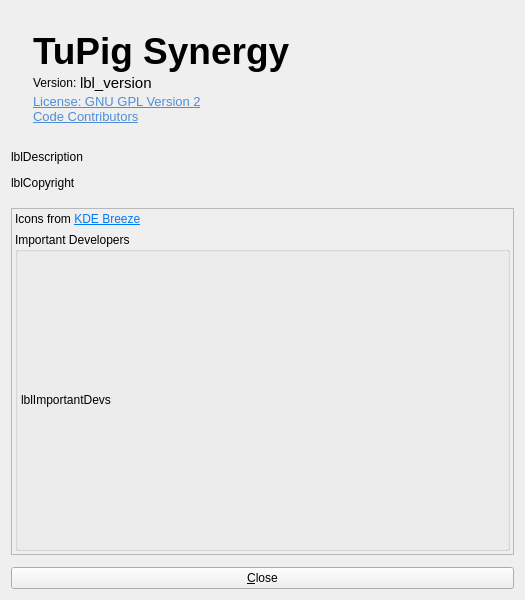
<?xml version="1.0" encoding="UTF-8"?>
<ui version="4.0">
 <class>AboutDialog</class>
 <widget class="QDialog" name="AboutDialog">
  <property name="windowModality">
   <enum>Qt::WindowModality::ApplicationModal</enum>
  </property>
  <property name="geometry">
   <rect>
    <x>0</x>
    <y>0</y>
    <width>525</width>
    <height>600</height>
   </rect>
  </property>
  <property name="sizePolicy">
   <sizepolicy hsizetype="Preferred" vsizetype="Preferred">
    <horstretch>0</horstretch>
    <verstretch>0</verstretch>
   </sizepolicy>
  </property>
  <property name="windowTitle">
   <string>About %1</string>
  </property>
  <property name="windowIcon">
   <iconset theme="help-about"/>
  </property>
  <property name="modal">
   <bool>true</bool>
  </property>
  <layout class="QVBoxLayout" name="verticalLayout">
   <property name="spacing">
    <number>12</number>
   </property>
   <item>
    <widget class="QWidget" name="frameLogo" native="true">
     <property name="sizePolicy">
      <sizepolicy hsizetype="Preferred" vsizetype="Fixed">
       <horstretch>0</horstretch>
       <verstretch>0</verstretch>
      </sizepolicy>
     </property>
     <layout class="QGridLayout" name="gridLayout">
      <property name="verticalSpacing">
       <number>0</number>
      </property>
      <item row="4" column="1">
       <widget class="QLabel" name="linkGpl">
        <property name="sizePolicy">
         <sizepolicy hsizetype="Preferred" vsizetype="Fixed">
          <horstretch>0</horstretch>
          <verstretch>0</verstretch>
         </sizepolicy>
        </property>
        <property name="text">
         <string>&lt;!DOCTYPE HTML PUBLIC &quot;-//W3C//DTD HTML 4.0//EN&quot; &quot;http://www.w3.org/TR/REC-html40/strict.dtd&quot;&gt;
&lt;html&gt;&lt;head&gt;&lt;meta name=&quot;qrichtext&quot; content=&quot;1&quot; /&gt;&lt;style type=&quot;text/css&quot;&gt;
p, li { white-space: pre-wrap; }
&lt;/style&gt;&lt;/head&gt;&lt;body style=&quot; font-family:'Ubuntu'; font-size:10pt; font-weight:400; font-style:normal;&quot;&gt;
&lt;p style=&quot; margin-top:0px; margin-bottom:0px; margin-left:0px; margin-right:0px; -qt-block-indent:0; text-indent:0px;&quot;&gt;&lt;a href=&quot;https://www.gnu.org/licenses/old-licenses/gpl-2.0.html&quot;&gt;&lt;span style=&quot; text-decoration: underline; color:#508ed8;&quot;&gt;License: GNU GPL Version 2&lt;/a&gt;&lt;/span&gt;&lt;/p&gt;&lt;/body&gt;&lt;/html&gt;</string>
        </property>
        <property name="openExternalLinks">
         <bool>true</bool>
        </property>
       </widget>
      </item>
      <item row="6" column="1">
       <spacer name="verticalSpacer">
        <property name="orientation">
         <enum>Qt::Orientation::Vertical</enum>
        </property>
        <property name="sizeHint" stdset="0">
         <size>
          <width>20</width>
          <height>5</height>
         </size>
        </property>
       </spacer>
      </item>
      <item row="0" column="1">
       <spacer name="verticalSpacer_3">
        <property name="orientation">
         <enum>Qt::Orientation::Vertical</enum>
        </property>
        <property name="sizeHint" stdset="0">
         <size>
          <width>20</width>
          <height>10</height>
         </size>
        </property>
       </spacer>
      </item>
      <item row="1" column="1">
       <widget class="QLabel" name="lblName">
        <property name="sizePolicy">
         <sizepolicy hsizetype="Preferred" vsizetype="Fixed">
          <horstretch>0</horstretch>
          <verstretch>0</verstretch>
         </sizepolicy>
        </property>
        <property name="font">
         <font>
          <pointsize>28</pointsize>
          <bold>true</bold>
         </font>
        </property>
        <property name="text">
         <string notr="true">TuPig Synergy</string>
        </property>
        <property name="scaledContents">
         <bool>false</bool>
        </property>
        <property name="alignment">
         <set>Qt::AlignmentFlag::AlignBottom|Qt::AlignmentFlag::AlignLeading|Qt::AlignmentFlag::AlignLeft</set>
        </property>
        <property name="indent">
         <number>0</number>
        </property>
        <property name="program_name" stdset="0">
         <bool>false</bool>
        </property>
       </widget>
      </item>
      <item row="0" column="0" rowspan="9">
       <widget class="QLabel" name="lblIcon">
        <property name="sizePolicy">
         <sizepolicy hsizetype="Preferred" vsizetype="Fixed">
          <horstretch>0</horstretch>
          <verstretch>0</verstretch>
         </sizepolicy>
        </property>
        <property name="autoFillBackground">
         <bool>false</bool>
        </property>
       </widget>
      </item>
      <item row="3" column="1">
       <widget class="QWidget" name="widget_2" native="true">
        <property name="sizePolicy">
         <sizepolicy hsizetype="Preferred" vsizetype="Fixed">
          <horstretch>0</horstretch>
          <verstretch>0</verstretch>
         </sizepolicy>
        </property>
        <layout class="QHBoxLayout" name="horizontalLayout">
         <property name="spacing">
          <number>0</number>
         </property>
         <property name="leftMargin">
          <number>0</number>
         </property>
         <property name="topMargin">
          <number>0</number>
         </property>
         <property name="rightMargin">
          <number>0</number>
         </property>
         <property name="bottomMargin">
          <number>0</number>
         </property>
         <item>
          <widget class="QLabel" name="label">
           <property name="sizePolicy">
            <sizepolicy hsizetype="Maximum" vsizetype="Fixed">
             <horstretch>0</horstretch>
             <verstretch>0</verstretch>
            </sizepolicy>
           </property>
           <property name="text">
            <string>Version: </string>
           </property>
           <property name="alignment">
            <set>Qt::AlignmentFlag::AlignLeading|Qt::AlignmentFlag::AlignLeft|Qt::AlignmentFlag::AlignVCenter</set>
           </property>
           <property name="indent">
            <number>0</number>
           </property>
          </widget>
         </item>
         <item>
          <widget class="QLabel" name="lblVersion">
           <property name="sizePolicy">
            <sizepolicy hsizetype="Maximum" vsizetype="Fixed">
             <horstretch>0</horstretch>
             <verstretch>0</verstretch>
            </sizepolicy>
           </property>
           <property name="font">
            <font>
             <pointsize>11</pointsize>
            </font>
           </property>
           <property name="text">
            <string notr="true">lbl_version</string>
           </property>
           <property name="alignment">
            <set>Qt::AlignmentFlag::AlignLeading|Qt::AlignmentFlag::AlignLeft|Qt::AlignmentFlag::AlignVCenter</set>
           </property>
           <property name="smaller_text" stdset="0">
            <bool>true</bool>
           </property>
          </widget>
         </item>
         <item>
          <widget class="QPushButton" name="btnCopyVersion">
           <property name="sizePolicy">
            <sizepolicy hsizetype="Fixed" vsizetype="Fixed">
             <horstretch>0</horstretch>
             <verstretch>0</verstretch>
            </sizepolicy>
           </property>
           <property name="maximumSize">
            <size>
             <width>32</width>
             <height>16777215</height>
            </size>
           </property>
           <property name="toolTip">
            <string>Copy version info</string>
           </property>
           <property name="icon">
            <iconset>
             <normaloff>:/icons/64x64/copy-dark.png</normaloff>:/icons/64x64/copy-dark.png</iconset>
           </property>
           <property name="flat">
            <bool>true</bool>
           </property>
          </widget>
         </item>
         <item>
          <spacer name="horizontalSpacer">
           <property name="sizePolicy">
            <sizepolicy hsizetype="Minimum" vsizetype="Minimum">
             <horstretch>0</horstretch>
             <verstretch>0</verstretch>
            </sizepolicy>
           </property>
           <property name="orientation">
            <enum>Qt::Orientation::Horizontal</enum>
           </property>
           <property name="sizeHint" stdset="0">
            <size>
             <width>40</width>
             <height>10</height>
            </size>
           </property>
          </spacer>
         </item>
        </layout>
       </widget>
      </item>
      <item row="5" column="1">
       <widget class="QLabel" name="linkContributors">
        <property name="sizePolicy">
         <sizepolicy hsizetype="Preferred" vsizetype="Fixed">
          <horstretch>0</horstretch>
          <verstretch>0</verstretch>
         </sizepolicy>
        </property>
        <property name="text">
         <string>&lt;!DOCTYPE HTML PUBLIC &quot;-//W3C//DTD HTML 4.0//EN&quot; &quot;http://www.w3.org/TR/REC-html40/strict.dtd&quot;&gt;
&lt;html&gt;&lt;head&gt;&lt;meta name=&quot;qrichtext&quot; content=&quot;1&quot; /&gt;&lt;style type=&quot;text/css&quot;&gt;
p, li { white-space: pre-wrap; }
&lt;/style&gt;&lt;/head&gt;&lt;body style=&quot; font-family:'Ubuntu'; font-size:10pt; font-weight:400; font-style:normal;&quot;&gt;
&lt;p style=&quot; margin-top:0px; margin-bottom:0px; margin-left:0px; margin-right:0px; -qt-block-indent:0; text-indent:0px;&quot;&gt;&lt;a href=&quot;https://github.com/Tupig/Tupig_synergy/graphs/contributors&quot;&gt;&lt;span style=&quot; text-decoration: underline; color:#508ed8;&quot;&gt;Code Contributors&lt;/span&gt;&lt;/a&gt;&lt;/p&gt;&lt;/body&gt;&lt;/html&gt;</string>
        </property>
        <property name="openExternalLinks">
         <bool>true</bool>
        </property>
       </widget>
      </item>
     </layout>
    </widget>
   </item>
   <item>
    <widget class="QLabel" name="lblDescription">
     <property name="sizePolicy">
      <sizepolicy hsizetype="Preferred" vsizetype="Fixed">
       <horstretch>0</horstretch>
       <verstretch>0</verstretch>
      </sizepolicy>
     </property>
     <property name="text">
      <string notr="true">lblDescription</string>
     </property>
     <property name="alignment">
      <set>Qt::AlignmentFlag::AlignLeading|Qt::AlignmentFlag::AlignLeft|Qt::AlignmentFlag::AlignTop</set>
     </property>
    </widget>
   </item>
   <item>
    <widget class="QLabel" name="lblCopyright">
     <property name="sizePolicy">
      <sizepolicy hsizetype="Preferred" vsizetype="Fixed">
       <horstretch>0</horstretch>
       <verstretch>0</verstretch>
      </sizepolicy>
     </property>
     <property name="text">
      <string notr="true">lblCopyright</string>
     </property>
    </widget>
   </item>
   <item>
    <spacer name="verticalSpacer_2">
     <property name="orientation">
      <enum>Qt::Orientation::Vertical</enum>
     </property>
     <property name="sizeType">
      <enum>QSizePolicy::Policy::Fixed</enum>
     </property>
     <property name="sizeHint" stdset="0">
      <size>
       <width>20</width>
       <height>6</height>
      </size>
     </property>
    </spacer>
   </item>
   <item>
    <widget class="QScrollArea" name="scrollArea">
     <property name="sizePolicy">
      <sizepolicy hsizetype="Preferred" vsizetype="Preferred">
       <horstretch>0</horstretch>
       <verstretch>0</verstretch>
      </sizepolicy>
     </property>
     <property name="sizeAdjustPolicy">
      <enum>QAbstractScrollArea::SizeAdjustPolicy::AdjustIgnored</enum>
     </property>
     <property name="widgetResizable">
      <bool>true</bool>
     </property>
     <widget class="QWidget" name="scrollAreaWidgetContents">
      <property name="geometry">
       <rect>
        <x>0</x>
        <y>0</y>
        <width>505</width>
        <height>294</height>
       </rect>
      </property>
      <property name="sizePolicy">
       <sizepolicy hsizetype="Preferred" vsizetype="Preferred">
        <horstretch>0</horstretch>
        <verstretch>0</verstretch>
       </sizepolicy>
      </property>
      <layout class="QVBoxLayout" name="verticalLayout_4">
       <property name="spacing">
        <number>6</number>
       </property>
       <property name="leftMargin">
        <number>3</number>
       </property>
       <property name="topMargin">
        <number>3</number>
       </property>
       <property name="rightMargin">
        <number>3</number>
       </property>
       <property name="bottomMargin">
        <number>3</number>
       </property>
       <item>
        <widget class="QLabel" name="label_2">
         <property name="sizePolicy">
          <sizepolicy hsizetype="Preferred" vsizetype="Maximum">
           <horstretch>0</horstretch>
           <verstretch>0</verstretch>
          </sizepolicy>
         </property>
         <property name="text">
          <string>&lt;html&gt;&lt;head/&gt;&lt;body&gt;&lt;p&gt;Icons from &lt;a href=&quot;https://develop.kde.org/frameworks/breeze-icons/&quot;&gt;&lt;span style=&quot; text-decoration: underline; color:#007af4;&quot;&gt;KDE Breeze&lt;/span&gt;&lt;/a&gt;&lt;/p&gt;&lt;/body&gt;&lt;/html&gt;</string>
         </property>
         <property name="openExternalLinks">
          <bool>true</bool>
         </property>
        </widget>
       </item>
       <item>
        <widget class="QGroupBox" name="groupBox">
         <property name="sizePolicy">
          <sizepolicy hsizetype="Preferred" vsizetype="Expanding">
           <horstretch>0</horstretch>
           <verstretch>0</verstretch>
          </sizepolicy>
         </property>
         <property name="title">
          <string>Important Developers</string>
         </property>
         <layout class="QVBoxLayout" name="verticalLayout_2">
          <property name="spacing">
           <number>0</number>
          </property>
          <property name="leftMargin">
           <number>3</number>
          </property>
          <property name="topMargin">
           <number>3</number>
          </property>
          <property name="rightMargin">
           <number>3</number>
          </property>
          <property name="bottomMargin">
           <number>3</number>
          </property>
          <item>
           <widget class="QLabel" name="lblImportantDevs">
            <property name="sizePolicy">
             <sizepolicy hsizetype="Preferred" vsizetype="Preferred">
              <horstretch>0</horstretch>
              <verstretch>0</verstretch>
             </sizepolicy>
            </property>
            <property name="frameShape">
             <enum>QFrame::Shape::NoFrame</enum>
            </property>
            <property name="text">
             <string notr="true">lblImportantDevs</string>
            </property>
            <property name="wordWrap">
             <bool>true</bool>
            </property>
           </widget>
          </item>
         </layout>
        </widget>
       </item>
      </layout>
     </widget>
    </widget>
   </item>
   <item>
    <widget class="QPushButton" name="btnOk">
     <property name="text">
      <string>&amp;Close</string>
     </property>
     <property name="icon">
      <iconset theme="window-close"/>
     </property>
    </widget>
   </item>
  </layout>
 </widget>
 <resources/>
 <connections/>
</ui>
